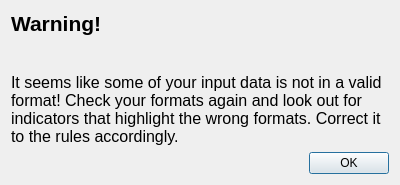
<?xml version="1.0" encoding="UTF-8"?>
<ui version="4.0">
 <class>InvalidInputWarningDialog</class>
 <widget class="QDialog" name="InvalidInputWarningDialog">
  <property name="geometry">
   <rect>
    <x>0</x>
    <y>0</y>
    <width>400</width>
    <height>185</height>
   </rect>
  </property>
  <property name="windowTitle">
   <string>Dialog</string>
  </property>
  <layout class="QVBoxLayout" name="verticalLayout">
   <item alignment="Qt::AlignTop">
    <widget class="QLabel" name="label_header">
     <property name="font">
      <font>
       <pointsize>16</pointsize>
       <bold>true</bold>
      </font>
     </property>
     <property name="text">
      <string>Warning!</string>
     </property>
    </widget>
   </item>
   <item alignment="Qt::AlignTop">
    <widget class="QLabel" name="label_2">
     <property name="font">
      <font>
       <pointsize>12</pointsize>
      </font>
     </property>
     <property name="text">
      <string>It seems like some of your input data is not in a valid format! Check your formats again and look out for indicators that highlight the wrong formats. Correct it to the rules accordingly. </string>
     </property>
     <property name="wordWrap">
      <bool>true</bool>
     </property>
    </widget>
   </item>
   <item>
    <widget class="QDialogButtonBox" name="buttonBox">
     <property name="orientation">
      <enum>Qt::Horizontal</enum>
     </property>
     <property name="standardButtons">
      <set>QDialogButtonBox::Ok</set>
     </property>
    </widget>
   </item>
  </layout>
 </widget>
 <resources/>
 <connections>
  <connection>
   <sender>buttonBox</sender>
   <signal>accepted()</signal>
   <receiver>InvalidInputWarningDialog</receiver>
   <slot>accept()</slot>
   <hints>
    <hint type="sourcelabel">
     <x>248</x>
     <y>254</y>
    </hint>
    <hint type="destinationlabel">
     <x>157</x>
     <y>274</y>
    </hint>
   </hints>
  </connection>
  <connection>
   <sender>buttonBox</sender>
   <signal>rejected()</signal>
   <receiver>InvalidInputWarningDialog</receiver>
   <slot>reject()</slot>
   <hints>
    <hint type="sourcelabel">
     <x>316</x>
     <y>260</y>
    </hint>
    <hint type="destinationlabel">
     <x>286</x>
     <y>274</y>
    </hint>
   </hints>
  </connection>
 </connections>
</ui>
